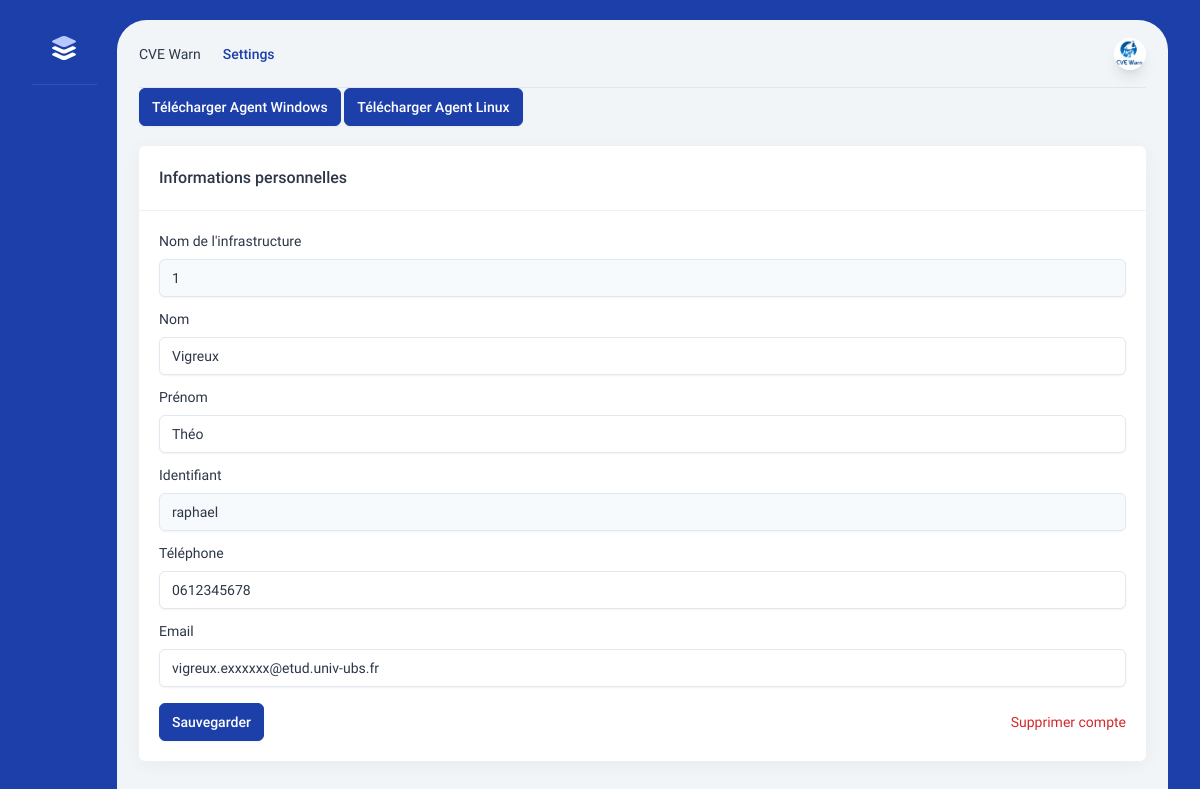
/ui/1/settings (signed in), run on the app's committed database.
### tables this page shows
CREATE TABLE "Infrastructure" (
	"id_infrastructure"	INTEGER NOT NULL UNIQUE,
	"nom_referent"	TEXT,
	"prenom_referent"	TEXT,
	"mail_referent"	TEXT,
	"tel_referent"	TEXT,
	"login"	TEXT,
	"password"	TEXT,
	"infrastructure_name" TEXT,
	PRIMARY KEY("id_infrastructure" AUTOINCREMENT)
);

### routes/ui.py (the view)
@myroutes.route("/ui/<infra_id>/settings", methods=['GET'])
@authentification.requires_user_authorization
def settings(infra_id):
    user = mydb.select_user(infra_id)[0]
    return render_template("settings.html",infra_id=infra_id,user=user)

### db/db.py (called while the page is built)
    def execute(self, sql, arg1=()):
        self.lock.acquire()
        self.cursor.execute(sql, arg1)
        self.lock.release()

    def return_arr_dict(self):
        self.lock.acquire()
        try:
            ncols = len(self.cursor.description)
            colnames = [self.cursor.description[i][0] for i in range(ncols)]
            results = []
            for row in self.cursor.fetchall():
                res = {}
                for i in range(ncols):
                    res[colnames[i]] = row[i]
                results.append(res)
        except:
            results = []
        finally:
            self.lock.release()
        return results

    def select_user(self,id_infra):
        self.execute("SELECT * FROM Infrastructure WHERE id_infrastructure=?;",(id_infra,))
        result = self.return_arr_dict()
        return result

### module/authentification.py (called while the page is built)
def requires_user_authorization(f):
    @wraps(f)
    def decorated(*args, **kwargs):
        if 'id' not in session:
            return redirect(url_for('routes.login'))
        if kwargs['infra_id'] != str(session['id']):
            return render_template('forbidden.html')
        return f(*args, **kwargs)
    return decorated

### templates/settings.html
{% set name = 'Settings' %}
{% extends 'base.html' %}
{% block content %}
<button type="button" id="button_agent_windows" class="btn btn-primary" onclick="window.location.href='settings/agentwindows'">Télécharger Agent Windows</button>
<button type="button" id="button_agent_linux" class="btn btn-primary" onclick="window.location.href='settings/agentlinux'">Télécharger Agent Linux</button>
<div class="intro-y box mt-5">
    <div class="flex items-center p-5 border-b border-gray-200 dark:border-dark-5">
        <h2 class="font-medium text-base mr-auto">
            Informations personnelles
        </h2>
    </div>
    <div class="p-5">
    <form action="settings" method="post">
        <div class="grid grid-cols-12 gap-x-5">
            <div class="col-span-12 xl:col-span-6">
                <div>
                    <label for="update-profile-nameinfra" class="form-label">Nom de l'infrastructure</label>
                    <input id="update-profile-nameinfra" type="text" class="form-control" placeholder="Input text" value="{{ user.id_infrastructure }}" disabled>
                </div>
                <div class="mt-3">
                    <label for="update-profile-name" class="form-label">Nom</label>
                    <input name="update-profile-name" id="update-profile-name" type="text" class="form-control" placeholder="Input text" value="{{ user.nom_referent }}">
                </div>
                <div class="mt-3">
                    <label for="update-profile-prenom" class="form-label">Prénom</label>
                    <input name="update-profile-prenom" id="update-profile-prenom" type="text" class="form-control" placeholder="Input text" value="{{ user.prenom_referent }}">
                </div>
            </div>
            <div class="col-span-12 xl:col-span-6">
                <div class="mt-3 xl:mt-0">
                    <label for="update-profile-id" class="form-label">Identifiant</label>
                    <input id="update-profile-id" type="text" class="form-control" placeholder="Input text" value="{{ user.login }}" disabled>
                </div>
                <div class="mt-3">
                    <label for="update-profile-tel" class="form-label">Téléphone</label>
                    <input name=update-profile-tel id="update-profile-tel" type="text" class="form-control" placeholder="Input text" value="{{ user.tel_referent }}">
                </div>
                <div class="mt-3">
                    <label for="update-profile-email" class="form-label">Email</label>
                    <input name="update-profile-email" id="update-profile-email" type="text" class="form-control" placeholder="Input text" value="{{ user.mail_referent }}">
                </div>
            </div>
        </div>
        <div class="flex justify-end mt-4">
            <button type="submit" class="btn btn-primary w-30 mr-auto">Sauvegarder</button>
            <a onclick="alert('Veuillez contacter le service clients pour procéder à la suppression de votre compte !');" class="text-theme-6 flex items-center"> <i data-feather="trash-2" class="w-4 h-4 mr-1"></i> Supprimer compte </a>
        </div>
    </form>
    </div>
</div>
{% endblock %}

### data on the page
Infrastructure: id_infrastructure "1", update-profile-name "Vigreux", update-profile-prenom "Théo", login "raphael", update-profile-tel "0612345678", update-profile-email "vigreux.exxxxxx@etud.univ-ubs.fr"

### other printed values
{{ name }} "Settings"
